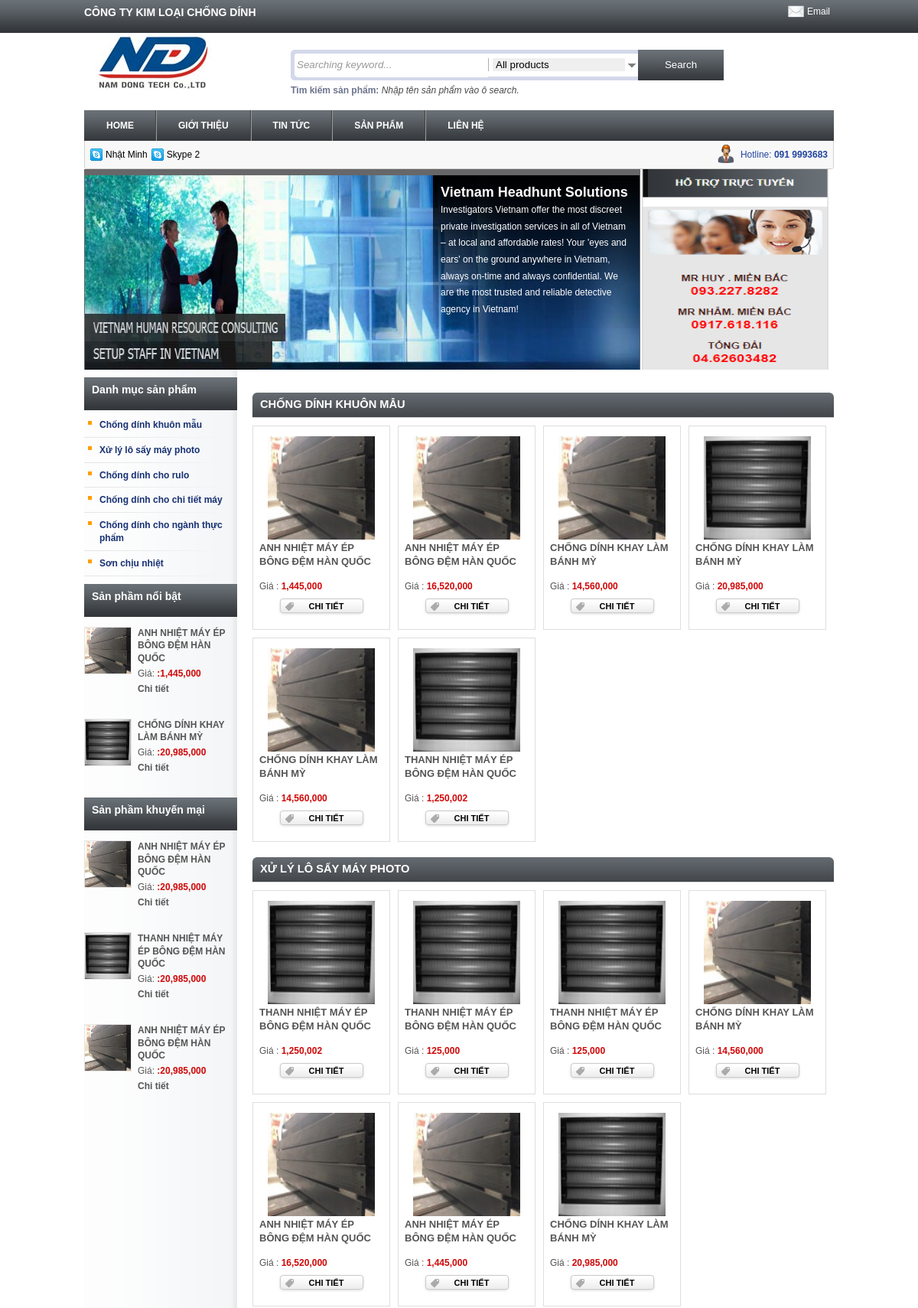
The page / (upper part) on the database its author committed.
### tables this page shows
CREATE TABLE `setting` (
  `meta_key` varchar(250) DEFAULT NULL,
  `meta_desc` varchar(250) DEFAULT NULL,
  `per_page` int(5) DEFAULT NULL,
  `address` varchar(150) DEFAULT NULL,
  `phone` varchar(100) DEFAULT NULL,
  `site_name` varchar(150) DEFAULT NULL,
  `site_status` int(2) NOT NULL DEFAULT '1',
  `google_analytics` varchar(150) DEFAULT NULL,
  `id` int(2) NOT NULL
);

CREATE TABLE `cat_news` (
  `id` int(10) UNSIGNED NOT NULL,
  `name` varchar(200) NOT NULL,
  `alias` varchar(200) NOT NULL,
  `link` varchar(200) NOT NULL,
  `type` int(2) UNSIGNED NOT NULL,
  `active` tinyint(1) DEFAULT NULL,
  `ord` int(4) UNSIGNED DEFAULT NULL,
  `parent` int(11) NOT NULL,
  `home` int(11) NOT NULL
);

CREATE TABLE `hotro` (
  `id` int(11) NOT NULL,
  `name` varchar(200) NOT NULL,
  `info` varchar(200) NOT NULL,
  `used` int(11) NOT NULL COMMENT 'Dùng để xem loại 1 là yahoo, 2 là skype, 3 là phone',
  `type` int(11) NOT NULL COMMENT '1 là xuất khẩu lao động, 2 là bán vé máy bay',
  `active` int(11) NOT NULL,
  `ord` int(11) NOT NULL
);

CREATE TABLE `slide` (
  `id` int(10) UNSIGNED NOT NULL,
  `name` varchar(200) NOT NULL,
  `contents` varchar(500) NOT NULL,
  `img` varchar(200) NOT NULL,
  `url` varchar(200) DEFAULT NULL,
  `ord` int(3) UNSIGNED DEFAULT NULL,
  `active` int(1) UNSIGNED DEFAULT NULL,
  `metakeyword` varchar(200) NOT NULL,
  `metadescription` varchar(200) NOT NULL
);

CREATE TABLE `images` (
  `id` int(11) NOT NULL,
  `img` varchar(100) NOT NULL
);

CREATE TABLE `category` (
  `catid` int(5) NOT NULL,
  `cat_name` varchar(100) NOT NULL,
  `show_home` int(2) NOT NULL DEFAULT '1',
  `alias` varchar(100) NOT NULL,
  `parent` int(11) NOT NULL,
  `ord` int(11) NOT NULL
);

CREATE TABLE `product` (
  `id` int(10) NOT NULL,
  `catid` int(3) NOT NULL,
  `p_name` varchar(120) DEFAULT NULL,
  `p_name_alias` varchar(120) DEFAULT NULL,
  `p_description` varchar(200) NOT NULL,
  `p_detail` text,
  `p_image` varchar(120) DEFAULT NULL,
  `p_image_thumb` varchar(120) DEFAULT NULL,
  `status` int(2) DEFAULT '1',
  `khuyenmai` int(11) NOT NULL,
  `gia` int(11) NOT NULL,
  `noibat` int(11) NOT NULL
);

### application/views/home.php (the view, shortened to what the rows shown need)
<?php if(!empty($categorys)) : ?>
<?php foreach($categorys as $cat) : ?>
<div class="product_home">
	<h3><a href="<?=site_url('xem-danh-muc/' . $cat->catid . '-' . $cat->alias);?>" title="<?=$cat->cat_name;?>"><?=$cat->cat_name;?></a></h3>
	<div>
         <?php if(!empty($product_categorys[$cat->catid])) : ?>
		<ul>
            <?php foreach($product_categorys[$cat->catid] as $pro) : ?>
			<li>
				<a href="<?=site_url('xem-san-pham/'. $pro->id .'-'. $pro->catid .'-' . $pro->p_name_alias);?>"><img style="margin-top: 13px" width="140" height="135" src="<?=base_url();?><?=$pro->p_image_thumb;?>" alt="<?=$pro->p_name;?>" ></a>
				<p>
					<a href="<?=site_url('xem-san-pham/'. $pro->id .'-'. $pro->catid .'-' . $pro->p_name_alias);?>"><?=$pro->p_name;?></a>
					<span>Giá : <strong>  <?  echo number_format($pro->gia); ?></strong></span>
				</p>
				<a class="last-child" href="<?=site_url('xem-san-pham/'. $pro->id .'-'. $pro->catid .'-' . $pro->p_name_alias);?>">CHI TIẾT</a>
			</li>
			<?php endforeach;?>
		</ul>
        <?php else :?>
            <?php echo "Chưa có sản phẩm nào trong mục này";?>
		<?php endif;?>
	</div>
</div>
<?php endforeach;?>
<?php endif;?>

### application/views/common/menu.php (shortened to what the rows shown need)
<div id="menu">
    <div>
        <?php if(!empty($cats)) :?>
        <ul>
            <?php foreach($cats as $cat) :?>
            <li><a href="
            <?
            if($cat['type']==0){
               echo site_url('danh-muc-tin-tuc/' . $cat['id'] . '-' . $cat['alias']);
            }
            else if($cat['type']==1){
                echo base_url().'san-pham';
            }else if($cat['type']==2){
                echo site_url('gioi-thieu/' . $cat['id'] . '-' . $cat['alias']);
            }else if($cat['type']==3){
                 echo base_url().'dich-vu';
            }else if($cat['type']==4){
                 echo base_url().'lien-he';
            }
        ?>
      "><?=$cat['name'];?></a>
            </li>
			<?php endforeach;?>
        </ul>
        <?php endif;?>
    </div>
</div>

### application/views/common/banner.php (shortened to what the rows shown need)
 <?
$sql="select * from hotro where active=1  order by ord asc";
$layhotro= $this->db->query($sql);
if($layhotro->num_rows()>0)
 {
 ?>
<div id="support">
	<div>
		<ul>
         <?
        foreach($layhotro->result()  as $kqlayhotro)
		{
            if($kqlayhotro->type==1)
            {
            ?>
			<li><a href="ymsgr:sendim?<? echo $kqlayhotro->info;?>"><img src="http://opi.yahoo.com/online?u=<? echo $kqlayhotro->info;?>&m=g&t=5" border="0"><? echo $kqlayhotro->name;?></a></li>
	    <?
            }
            else if($kqlayhotro->type==2)
            {
            ?>
               <li class="skype"><a href="skype:<? echo $kqlayhotro->info;?>?call" style="padding-left: 15px;"><? echo $kqlayhotro->name;?></a></li>
         <?
            }
        }
        ?>
        </ul>
	</div>
</div>
<?
}
?>
<?php if(!empty($cats)) :?>
<div id="presentation_container" class="pc_container">
    <?php foreach($cats as $cat) :?>
	<div class="pc_item">
		<div class="desc">
			<h2><?=$cat->name;?></h2>
			<?=$cat->contents;?>
		</div>
		<img src="<? echo base_url();?><?=$cat->img;?>" width="725" height="300"/>
	</div>
    <?php endforeach;?>
</div>
<div>
    <?php
        $sql = "select * from images ";
        $images = $this->db->query($sql);
        $kqimage = $images->row();
        ?>
    <img src="<? echo base_url();?><?php if (isset($kqimage->img)) { echo (($kqimage->img));} ?>" width="250" height="262"/>
</div>
<?php endif;?>

### application/views/common/left.php (shortened to what the rows shown need)
<div id="menu_cat" class="left_box">
    <h2>Danh mục sản phẩm</h2>
    <div>
        <?php if(!empty($cats)) : ?>
        <ul>
            <?php foreach($cats as $cat) : ?>
            <li><a href="<?= site_url('xem-danh-muc/' . $cat['catid'] . '-' . $cat['alias']); ?>"><?= $cat['cat_name']; ?> </a>
            </li>
            <?php endforeach ; ?>
        </ul>
        <?php endif; ?>
    </div>
</div>
<div class="left_box" id="popular_product">
    <h2>Sản phầm nổi bật</h2>
    <?php if(!empty($product_noibat)) : ?>
    <div>
        <?php foreach($product_noibat->result() as $kqproduct_noibat) : ?>
        <dl>
            <dt>
                <a href="<? echo  site_url('xem-san-pham/' . $kqproduct_noibat->id. '-' . $kqproduct_noibat->catid. '-'. $kqproduct_noibat->p_name_alias);?>"><img  width="60" height="60" src="<? echo base_url();?><? echo  $kqproduct_noibat->p_image_thumb;?>" alt="<? echo  $kqproduct_noibat->p_name;?>"></a>
            </dt>
            <dd>
                <a href="<? echo  site_url('xem-san-pham/' . $kqproduct_noibat->id. '-'. $kqproduct_noibat->catid. '-' . $kqproduct_noibat->p_name_alias);?>"><? echo  $kqproduct_noibat->p_name;?> </a>
                <span>Giá: <strong>:<? echo number_format($kqproduct_noibat->gia);?> </strong></span>
                <span><strong><a href="<? echo  site_url('xem-san-pham/' . $kqproduct_noibat->id. '-'. $kqproduct_noibat->catid. '-' . $kqproduct_noibat->p_name_alias);?>">Chi tiết</a></strong></span>
            </dd>
        </dl>
        <?php endforeach; ?>
    </div>
    <?php endif; ?>
</div>
<div class="left_box" id="popular_product">
    <h2>Sản phầm khuyến mại</h2>
    <?php if(!empty($product_khuyenmai)) : ?>
    <div>
        <?php foreach($product_khuyenmai->result() as $kqproduct_khuyenmai) : ?>
        <dl>
            <dt>
                <a href="<? echo  site_url('xem-san-pham/' . $kqproduct_khuyenmai->id. '-' . $kqproduct_khuyenmai->catid. '-'. $kqproduct_khuyenmai->p_name_alias);?>"><img  width="60" height="60" src="<? echo base_url();?><? echo  $kqproduct_khuyenmai->p_image_thumb;?>" alt="<? echo  $kqproduct_khuyenmai->p_name;?>"></a>
            </dt>
            <dd>
                <a href="<? echo  site_url('xem-san-pham/' . $kqproduct_khuyenmai->id. '-'. $kqproduct_khuyenmai->catid. '-' . $kqproduct_khuyenmai->p_name_alias);?>"><?php echo  $kqproduct_khuyenmai->p_name;?> </a>
                <span>Giá: <strong>:<? echo number_format($kqproduct_noibat->gia);?> </strong></span>
                <span><strong><a href="<? echo  site_url('xem-san-pham/' . $kqproduct_khuyenmai->id. '-'. $kqproduct_khuyenmai->catid. '-' . $kqproduct_khuyenmai->p_name_alias);?>">Chi tiết</a></strong></span>
            </dd>
        </dl>
        <?php endforeach; ?>
    </div>
    <?php endif; ?>
</div>

### application/views/common/3col.php (shortened to what the rows shown need)
<!DOCTYPE html PUBLIC "-//W3C//DTD XHTML 1.0 Transitional//EN" "http://www.w3.org/TR/xhtml1/DTD/xhtml1-transitional.dtd">
<html xmlns="http://www.w3.org/1999/xhtml">
<head>
<link type="text/css" rel="stylesheet" href="<? echo base_url();?>css/general.css">
<link type="text/css" rel="stylesheet" href="<? echo base_url();?>css/layout.css">
<link rel="stylesheet" type="text/css" href="<? echo base_url();?>css/presentationCycle.css" />
<body>
<div id="container">
	<div id="menu_top">
		<h1 style = "display:inline;float: left; font-weight: bold;margin-top: 7px;font-size: 14px"><?php echo $this->site_title;?></h1>
		<div>
			<p>
			</p>
		</div>
	</div>
    <div id="box_menu">
        <?php echo $menu;?>
    </div>	<div style="clear:both"></div>
    <?php echo $banner;?>
	<div id="content_page">
		<div id="left_page">
			<?php echo $left;?>
		</div>
		<div id="right_page">
			<? echo $content; ?>
		</div>
	</div>
	<?php echo $footer;?>
  </body>
  </html>

### rows shown on the page
setting: site_name "CÔNG TY KIM LOẠI CHỐNG DÍNH"
cat_news: name "GIỚI THIỆU"
cat_news: name "TIN TỨC"
cat_news: name "SẢN PHẨM"
cat_news: name "LIÊN HỆ"
hotro: type 2 (drawn), name "Nhật Minh"
hotro: type 2 (drawn), name "Skype 2"
slide: name "Vietnam Headhunt Solutions", contents "Investigators Vietnam offer the most discreet private investigation services in all of Vietnam – at local and affordable rates! Your 'eyes and ears' on the ground anywhere in Vietnam, always on-time and always confidential. We are the most trusted and reliable detective agency in Vietnam!", img (picture)
images: img (picture)
category: cat_name "Chống dính khuôn mẫu", cat_name "CHỐNG DÍNH KHUÔN MẪU"
category: cat_name "Xử lý lô sấy máy photo", cat_name "XỬ LÝ LÔ SẤY MÁY PHOTO"
category: cat_name "Chống dính cho rulo"
category: cat_name "Chống dính cho chi tiết máy"
category: cat_name "Chống dính cho ngành thực phẩm"
category: cat_name "Sơn chịu nhiệt"
product: p_image_thumb (picture), p_name "ANH NHIỆT MÁY ÉP BÔNG ĐỆM HÀN QUỐC", gia "1,445,000"
product: p_image_thumb (picture), p_name "CHỐNG DÍNH KHAY LÀM BÁNH MỲ", gia "20,985,000"
product: p_image_thumb (picture), p_name "THANH NHIỆT MÁY ÉP BÔNG ĐỆM HÀN QUỐC", gia "125,000"
product: p_image_thumb (picture), p_name "ANH NHIỆT MÁY ÉP BÔNG ĐỆM HÀN QUỐC", gia "1,445,000"
product: p_image_thumb (picture), p_name "ANH NHIỆT MÁY ÉP BÔNG ĐỆM HÀN QUỐC", gia "16,520,000"
product: p_image_thumb (picture), p_name "CHỐNG DÍNH KHAY LÀM BÁNH MỲ", gia "14,560,000"
product: p_image_thumb (picture), p_name "CHỐNG DÍNH KHAY LÀM BÁNH MỲ", gia "14,560,000"
product: p_image_thumb (picture), p_name "THANH NHIỆT MÁY ÉP BÔNG ĐỆM HÀN QUỐC", gia "1,250,002"
product: p_image_thumb (picture), p_name "THANH NHIỆT MÁY ÉP BÔNG ĐỆM HÀN QUỐC", gia "1,250,002"
product: p_image_thumb (picture), p_name "THANH NHIỆT MÁY ÉP BÔNG ĐỆM HÀN QUỐC", gia "125,000"
product: p_image_thumb (picture), p_name "CHỐNG DÍNH KHAY LÀM BÁNH MỲ", gia "14,560,000"
product: p_image_thumb (picture), p_name "ANH NHIỆT MÁY ÉP BÔNG ĐỆM HÀN QUỐC", gia "16,520,000"
product: p_image_thumb (picture), p_name "CHỐNG DÍNH KHAY LÀM BÁNH MỲ", gia "20,985,000"
